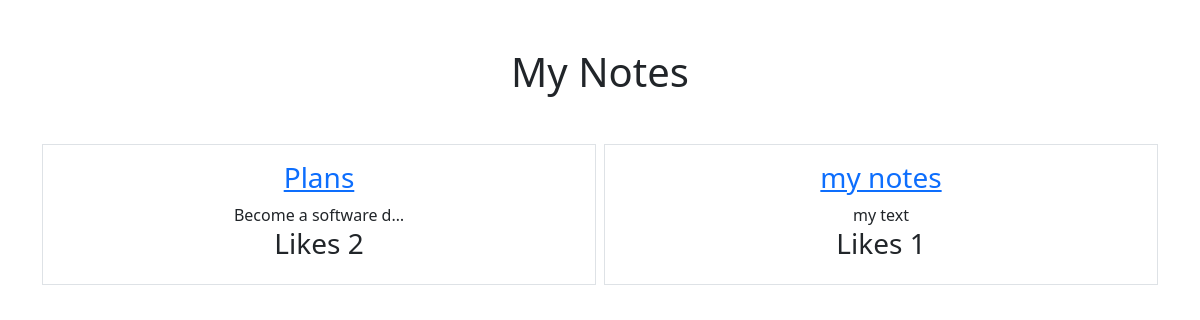
Before: /smart/notes with the older database file.
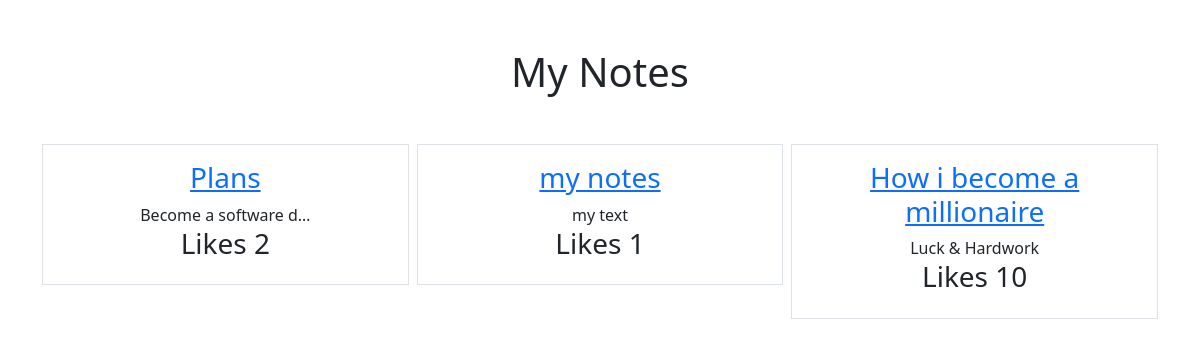
After: the same page with the newer database file.
### notes/models.py (models this page shows, shortened)
class Notes(models.Model):
    title = models.CharField(max_length=255)
    text = models.TextField()
    likes = models.IntegerField(default=0)
    created_at = models.DateTimeField(auto_now_add=True)
    class Meta:
        verbose_name_plural = 'notes'

### notes/views.py (the view)
# urls.py: path('notes', views.ListView.as_view(), name='notes.list'),
class ListView(ListView):
    model = Notes
    context_object_name = "notes"
    template_name = "notes/notes_lists.html"

### notes/templates/notes/notes_lists.html (shortened to what this page needs)
{% extends "base.html" %}
{% block content %}
<h1 class="my-5">My Notes</h1>
<div class="row row-cols3 g-2">
    {% for note in notes %}
    <div class="col" >
        <div class="p-3 border">
            <a href="{% url 'notes.details' pk=note.id %}"><h3>{{ note.title }}</h3></a>
            {{ note.text|truncatechars:20 }}
            <h3>Likes {{ note.likes }}</h3>
        </div>
    </div>
    {% endfor %}
</div>
{% endblock %}

Changed rows visible on the page:
added Notes: title "How i become a millionaire", text "Luck & Hardwork", likes "10"
